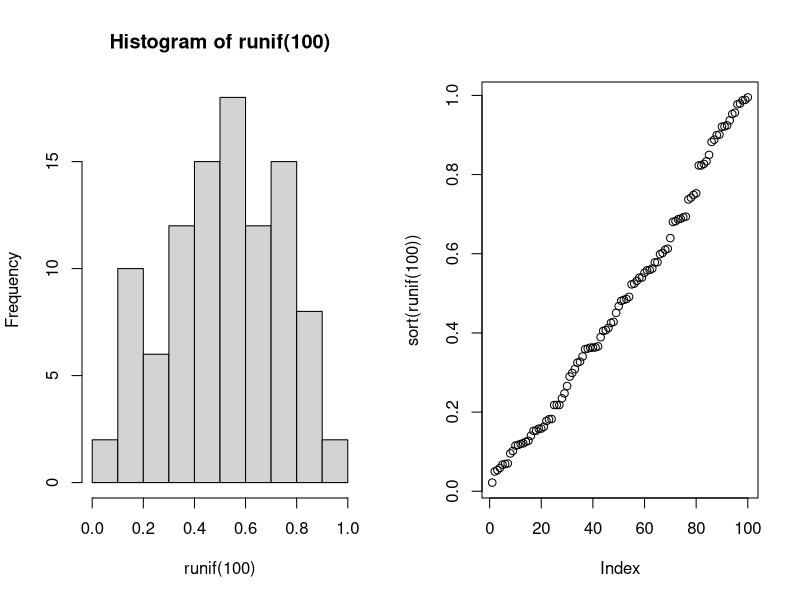
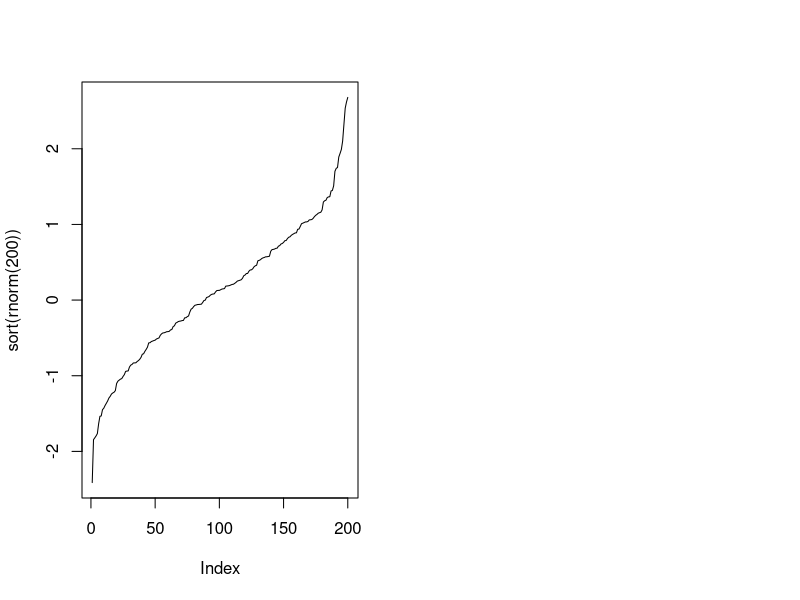

Reproduce these figures in R, in order. (Note: this script raises an error after producing the figures.)
## ---- chunk 1
par(mfcol=c(1,2))
hist(runif(100))
plot(sort(runif(100)))
## ---- chunk 2
summary(rnorm(250))
## ---- chunk 3
plot(sort(rnorm(200)), type='l')
## ---- chunk 4
data(iris)
kable(head(iris))
